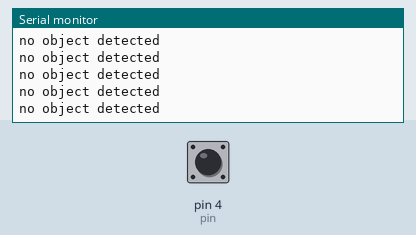
Recording of a sketch running on a simulated Arduino Uno, built with avr-gcc and run on an emulated ATmega328P. Shown: the last lines printed to the serial monitor. Inputs (shaded band) come from the test bench; at power-on: pin 4 (pin) HIGH.

Above: at 1.2 s.
1.3 s: pin 4 (pin) driven LOW
At 2.4 s:
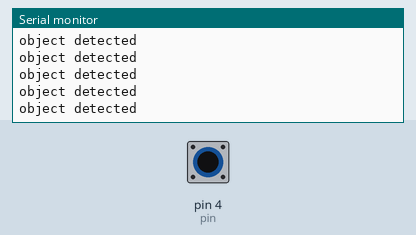
3.2 s: pin 4 (pin) driven HIGH
At 3.9 s:
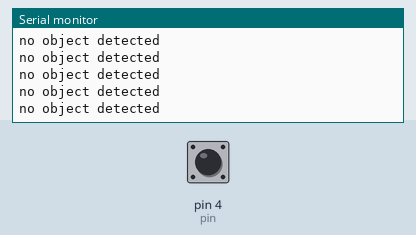
6.2 s: pin 4 (pin) driven LOW
At 7.2 s:
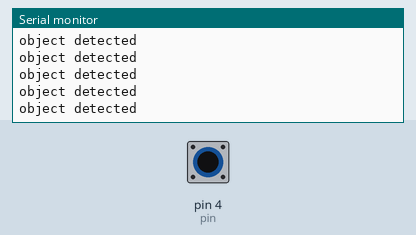
9.2 s: pin 4 (pin) driven HIGH
At 10.3 s:
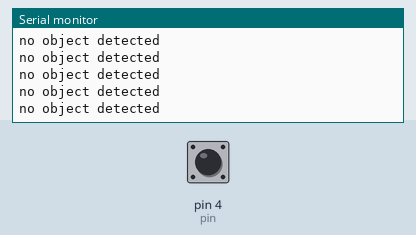
12.2 s: pin 4 (pin) pulsed LOW 2 times (0.12 s each, 0.3 s apart)
15.8 s: pin 4 (pin) driven LOW
At 16.7 s:
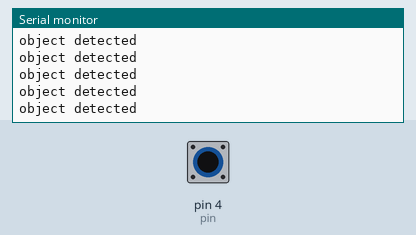

Measured:
- after the input at 1.3 s, the serial monitor: prints a new line after 0.07 s (image 1)
- after the input at 15.8 s, the serial monitor: prints a new line after 0.07 s (image 5)

The sketch:

tcrt5000_digital.ino
```cpp
int pin=4;
int sensorstate;
void setup() {
  // put your setup code here, to run once:
pinMode(pin,INPUT);
Serial.begin(9600);
}

void loop() {
  // put your main code here, to run repeatedly:
sensorstate=digitalRead(pin);
if(sensorstate==LOW){
  Serial.println("object detected");
}
if(sensorstate==HIGH){
  Serial.println("no object detected");
}
}
```
